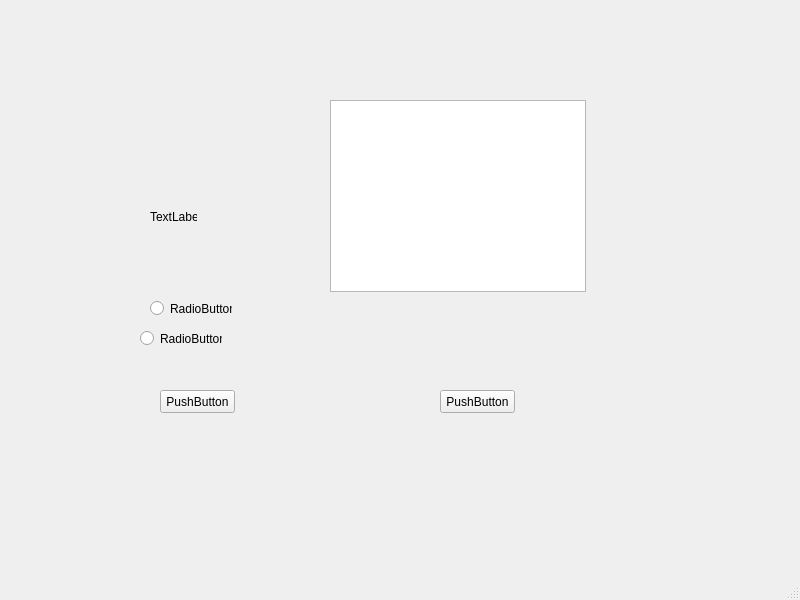
<?xml version="1.0" encoding="UTF-8"?>
<ui version="4.0">
 <class>MainWindow</class>
 <widget class="QMainWindow" name="MainWindow">
  <property name="geometry">
   <rect>
    <x>0</x>
    <y>0</y>
    <width>800</width>
    <height>600</height>
   </rect>
  </property>
  <property name="windowTitle">
   <string>MainWindow</string>
  </property>
  <widget class="QWidget" name="centralwidget">
   <widget class="QPushButton" name="pushButton">
    <property name="geometry">
     <rect>
      <x>160</x>
      <y>390</y>
      <width>75</width>
      <height>23</height>
     </rect>
    </property>
    <property name="text">
     <string>PushButton</string>
    </property>
   </widget>
   <widget class="QPushButton" name="pushButton_2">
    <property name="geometry">
     <rect>
      <x>440</x>
      <y>390</y>
      <width>75</width>
      <height>23</height>
     </rect>
    </property>
    <property name="text">
     <string>PushButton</string>
    </property>
   </widget>
   <widget class="QRadioButton" name="radioButton">
    <property name="geometry">
     <rect>
      <x>150</x>
      <y>300</y>
      <width>82</width>
      <height>17</height>
     </rect>
    </property>
    <property name="text">
     <string>RadioButton</string>
    </property>
   </widget>
   <widget class="QRadioButton" name="radioButton_2">
    <property name="geometry">
     <rect>
      <x>140</x>
      <y>330</y>
      <width>82</width>
      <height>17</height>
     </rect>
    </property>
    <property name="text">
     <string>RadioButton</string>
    </property>
   </widget>
   <widget class="QLabel" name="label">
    <property name="geometry">
     <rect>
      <x>150</x>
      <y>210</y>
      <width>47</width>
      <height>13</height>
     </rect>
    </property>
    <property name="text">
     <string>TextLabel</string>
    </property>
   </widget>
   <widget class="QTextBrowser" name="textBrowser">
    <property name="geometry">
     <rect>
      <x>330</x>
      <y>100</y>
      <width>256</width>
      <height>192</height>
     </rect>
    </property>
   </widget>
  </widget>
  <widget class="QMenuBar" name="menubar">
   <property name="geometry">
    <rect>
     <x>0</x>
     <y>0</y>
     <width>800</width>
     <height>21</height>
    </rect>
   </property>
  </widget>
  <widget class="QStatusBar" name="statusbar"/>
 </widget>
 <resources/>
 <connections/>
</ui>
